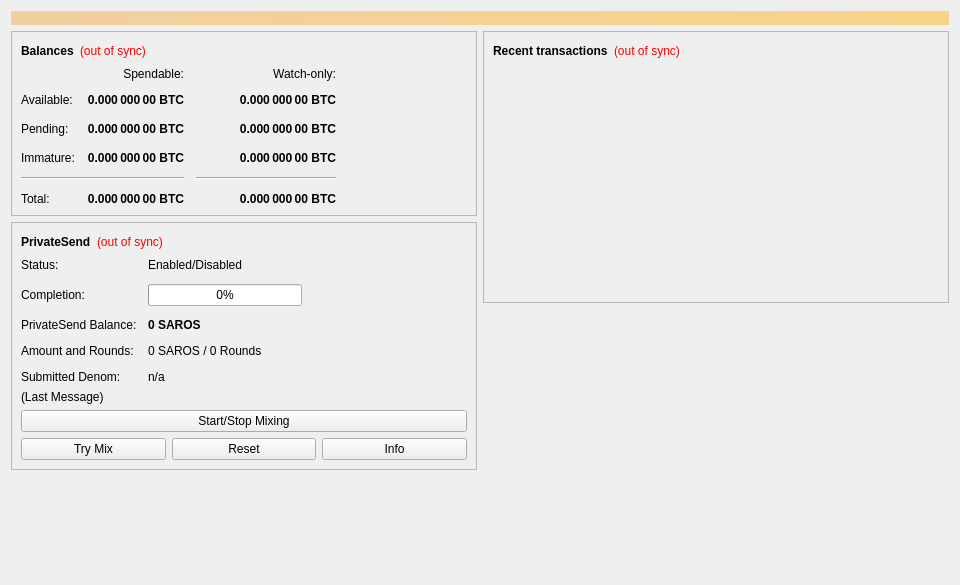
<?xml version="1.0" encoding="UTF-8"?>
<ui version="4.0">
 <class>OverviewPage</class>
 <widget class="QWidget" name="OverviewPage">
  <property name="geometry">
   <rect>
    <x>0</x>
    <y>0</y>
    <width>960</width>
    <height>585</height>
   </rect>
  </property>
  <property name="minimumSize">
   <size>
    <width>960</width>
    <height>0</height>
   </size>
  </property>
  <property name="windowTitle">
   <string>Form</string>
  </property>
  <layout class="QVBoxLayout" name="topLayout">
   <item>
    <widget class="QLabel" name="labelAlerts">
     <property name="visible">
      <bool>false</bool>
     </property>
     <property name="styleSheet">
      <string notr="true">QLabel { background-color: qlineargradient(x1: 0, y1: 0, x2: 1, y2: 0, stop:0 #F0D0A0, stop:1 #F8D488); color:#000000; }</string>
     </property>
     <property name="wordWrap">
      <bool>true</bool>
     </property>
     <property name="margin">
      <number>3</number>
     </property>
     <property name="textInteractionFlags">
      <set>Qt::TextSelectableByMouse</set>
     </property>
    </widget>
   </item>
   <item>
    <layout class="QHBoxLayout" name="horizontalLayout" stretch="1,1">
     <item>
      <layout class="QVBoxLayout" name="verticalLayout_2">
       <item>
        <widget class="QFrame" name="frame">
         <property name="frameShape">
          <enum>QFrame::StyledPanel</enum>
         </property>
         <property name="frameShadow">
          <enum>QFrame::Raised</enum>
         </property>
         <layout class="QVBoxLayout" name="verticalLayout_4">
          <item>
           <layout class="QHBoxLayout" name="horizontalLayout_4">
            <item>
             <widget class="QLabel" name="label_5">
              <property name="font">
               <font>
                <weight>75</weight>
                <bold>true</bold>
               </font>
              </property>
              <property name="text">
               <string>Balances</string>
              </property>
             </widget>
            </item>
            <item>
             <widget class="QLabel" name="labelWalletStatus">
              <property name="toolTip">
               <string>The displayed information may be out of date. Your wallet automatically synchronizes with the Saros network after a connection is established, but this process has not completed yet.</string>
              </property>
              <property name="styleSheet">
               <string notr="true">QLabel { color: red; }</string>
              </property>
              <property name="text">
               <string notr="true">(out of sync)</string>
              </property>
              <property name="alignment">
               <set>Qt::AlignLeading|Qt::AlignLeft|Qt::AlignVCenter</set>
              </property>
             </widget>
            </item>
            <item>
             <spacer name="horizontalSpacer_3">
              <property name="orientation">
               <enum>Qt::Horizontal</enum>
              </property>
              <property name="sizeHint" stdset="0">
               <size>
                <width>40</width>
                <height>20</height>
               </size>
              </property>
             </spacer>
            </item>
           </layout>
          </item>
          <item>
           <layout class="QGridLayout" name="gridLayout">
            <property name="spacing">
             <number>12</number>
            </property>
            <item row="2" column="2">
             <widget class="QLabel" name="labelWatchPending">
              <property name="font">
               <font>
                <weight>75</weight>
                <bold>true</bold>
               </font>
              </property>
              <property name="cursor">
               <cursorShape>IBeamCursor</cursorShape>
              </property>
              <property name="toolTip">
               <string>Unconfirmed transactions to watch-only addresses</string>
              </property>
              <property name="text">
               <string notr="true">0.000 000 00 BTC</string>
              </property>
              <property name="alignment">
               <set>Qt::AlignRight|Qt::AlignTrailing|Qt::AlignVCenter</set>
              </property>
              <property name="textInteractionFlags">
               <set>Qt::LinksAccessibleByMouse|Qt::TextSelectableByKeyboard|Qt::TextSelectableByMouse</set>
              </property>
             </widget>
            </item>
            <item row="2" column="1">
             <widget class="QLabel" name="labelUnconfirmed">
              <property name="font">
               <font>
                <weight>75</weight>
                <bold>true</bold>
               </font>
              </property>
              <property name="cursor">
               <cursorShape>IBeamCursor</cursorShape>
              </property>
              <property name="toolTip">
               <string>Total of transactions that have yet to be confirmed, and do not yet count toward the spendable balance</string>
              </property>
              <property name="text">
               <string notr="true">0.000 000 00 BTC</string>
              </property>
              <property name="alignment">
               <set>Qt::AlignRight|Qt::AlignTrailing|Qt::AlignVCenter</set>
              </property>
              <property name="textInteractionFlags">
               <set>Qt::LinksAccessibleByMouse|Qt::TextSelectableByKeyboard|Qt::TextSelectableByMouse</set>
              </property>
             </widget>
            </item>
            <item row="3" column="2">
             <widget class="QLabel" name="labelWatchImmature">
              <property name="font">
               <font>
                <weight>75</weight>
                <bold>true</bold>
               </font>
              </property>
              <property name="cursor">
               <cursorShape>IBeamCursor</cursorShape>
              </property>
              <property name="toolTip">
               <string>Mined balance in watch-only addresses that has not yet matured</string>
              </property>
              <property name="text">
               <string notr="true">0.000 000 00 BTC</string>
              </property>
              <property name="alignment">
               <set>Qt::AlignRight|Qt::AlignTrailing|Qt::AlignVCenter</set>
              </property>
              <property name="textInteractionFlags">
               <set>Qt::LinksAccessibleByMouse|Qt::TextSelectableByKeyboard|Qt::TextSelectableByMouse</set>
              </property>
             </widget>
            </item>
            <item row="4" column="0" colspan="2">
             <widget class="Line" name="lineSpendableBalance">
              <property name="orientation">
               <enum>Qt::Horizontal</enum>
              </property>
             </widget>
            </item>
            <item row="4" column="2">
             <widget class="Line" name="lineWatchBalance">
              <property name="sizePolicy">
               <sizepolicy hsizetype="Preferred" vsizetype="Fixed">
                <horstretch>0</horstretch>
                <verstretch>0</verstretch>
               </sizepolicy>
              </property>
              <property name="minimumSize">
               <size>
                <width>140</width>
                <height>0</height>
               </size>
              </property>
              <property name="orientation">
               <enum>Qt::Horizontal</enum>
              </property>
             </widget>
            </item>
            <item row="5" column="0">
             <widget class="QLabel" name="labelTotalText">
              <property name="text">
               <string>Total:</string>
              </property>
             </widget>
            </item>
            <item row="3" column="1">
             <widget class="QLabel" name="labelImmature">
              <property name="font">
               <font>
                <weight>75</weight>
                <bold>true</bold>
               </font>
              </property>
              <property name="cursor">
               <cursorShape>IBeamCursor</cursorShape>
              </property>
              <property name="toolTip">
               <string>Mined balance that has not yet matured</string>
              </property>
              <property name="text">
               <string notr="true">0.000 000 00 BTC</string>
              </property>
              <property name="alignment">
               <set>Qt::AlignRight|Qt::AlignTrailing|Qt::AlignVCenter</set>
              </property>
              <property name="textInteractionFlags">
               <set>Qt::LinksAccessibleByMouse|Qt::TextSelectableByKeyboard|Qt::TextSelectableByMouse</set>
              </property>
             </widget>
            </item>
            <item row="2" column="3">
             <spacer name="horizontalSpacer_2">
              <property name="orientation">
               <enum>Qt::Horizontal</enum>
              </property>
              <property name="sizeHint" stdset="0">
               <size>
                <width>40</width>
                <height>20</height>
               </size>
              </property>
             </spacer>
            </item>
            <item row="3" column="0">
             <widget class="QLabel" name="labelImmatureText">
              <property name="text">
               <string>Immature:</string>
              </property>
             </widget>
            </item>
            <item row="5" column="1">
             <widget class="QLabel" name="labelTotal">
              <property name="font">
               <font>
                <weight>75</weight>
                <bold>true</bold>
               </font>
              </property>
              <property name="cursor">
               <cursorShape>IBeamCursor</cursorShape>
              </property>
              <property name="toolTip">
               <string>Your current total balance</string>
              </property>
              <property name="text">
               <string notr="true">0.000 000 00 BTC</string>
              </property>
              <property name="alignment">
               <set>Qt::AlignRight|Qt::AlignTrailing|Qt::AlignVCenter</set>
              </property>
              <property name="textInteractionFlags">
               <set>Qt::LinksAccessibleByMouse|Qt::TextSelectableByKeyboard|Qt::TextSelectableByMouse</set>
              </property>
             </widget>
            </item>
            <item row="5" column="2">
             <widget class="QLabel" name="labelWatchTotal">
              <property name="font">
               <font>
                <weight>75</weight>
                <bold>true</bold>
               </font>
              </property>
              <property name="cursor">
               <cursorShape>IBeamCursor</cursorShape>
              </property>
              <property name="toolTip">
               <string>Current total balance in watch-only addresses</string>
              </property>
              <property name="text">
               <string notr="true">0.000 000 00 BTC</string>
              </property>
              <property name="alignment">
               <set>Qt::AlignRight|Qt::AlignTrailing|Qt::AlignVCenter</set>
              </property>
              <property name="textInteractionFlags">
               <set>Qt::LinksAccessibleByMouse|Qt::TextSelectableByKeyboard|Qt::TextSelectableByMouse</set>
              </property>
             </widget>
            </item>
            <item row="0" column="2">
             <widget class="QLabel" name="labelWatchonly">
              <property name="text">
               <string>Watch-only:</string>
              </property>
              <property name="alignment">
               <set>Qt::AlignRight|Qt::AlignTrailing|Qt::AlignVCenter</set>
              </property>
             </widget>
            </item>
            <item row="1" column="0">
             <widget class="QLabel" name="labelBalanceText">
              <property name="text">
               <string>Available:</string>
              </property>
             </widget>
            </item>
            <item row="1" column="1">
             <widget class="QLabel" name="labelBalance">
              <property name="font">
               <font>
                <weight>75</weight>
                <bold>true</bold>
               </font>
              </property>
              <property name="cursor">
               <cursorShape>IBeamCursor</cursorShape>
              </property>
              <property name="toolTip">
               <string>Your current spendable balance</string>
              </property>
              <property name="text">
               <string notr="true">0.000 000 00 BTC</string>
              </property>
              <property name="alignment">
               <set>Qt::AlignRight|Qt::AlignTrailing|Qt::AlignVCenter</set>
              </property>
              <property name="textInteractionFlags">
               <set>Qt::LinksAccessibleByMouse|Qt::TextSelectableByKeyboard|Qt::TextSelectableByMouse</set>
              </property>
             </widget>
            </item>
            <item row="1" column="2">
             <widget class="QLabel" name="labelWatchAvailable">
              <property name="font">
               <font>
                <weight>75</weight>
                <bold>true</bold>
               </font>
              </property>
              <property name="cursor">
               <cursorShape>IBeamCursor</cursorShape>
              </property>
              <property name="toolTip">
               <string>Your current balance in watch-only addresses</string>
              </property>
              <property name="text">
               <string notr="true">0.000 000 00 BTC</string>
              </property>
              <property name="alignment">
               <set>Qt::AlignRight|Qt::AlignTrailing|Qt::AlignVCenter</set>
              </property>
              <property name="textInteractionFlags">
               <set>Qt::LinksAccessibleByMouse|Qt::TextSelectableByKeyboard|Qt::TextSelectableByMouse</set>
              </property>
             </widget>
            </item>
            <item row="2" column="0">
             <widget class="QLabel" name="labelPendingText">
              <property name="text">
               <string>Pending:</string>
              </property>
             </widget>
            </item>
            <item row="0" column="1">
             <widget class="QLabel" name="labelSpendable">
              <property name="text">
               <string>Spendable:</string>
              </property>
              <property name="alignment">
               <set>Qt::AlignRight|Qt::AlignTrailing|Qt::AlignVCenter</set>
              </property>
             </widget>
            </item>
           </layout>
          </item>
         </layout>
        </widget>
       </item>
       <item>
        <widget class="QFrame" name="framePrivateSend">
         <property name="layoutDirection">
          <enum>Qt::LeftToRight</enum>
         </property>
         <property name="frameShape">
          <enum>QFrame::StyledPanel</enum>
         </property>
         <property name="frameShadow">
          <enum>QFrame::Raised</enum>
         </property>
         <layout class="QVBoxLayout" name="VerticalLayout_PS1">
          <item>
           <layout class="QHBoxLayout" name="horizontalLayout_5">
            <item>
             <widget class="QLabel" name="labelPrivateSendHeader">
              <property name="font">
               <font>
                <weight>75</weight>
                <bold>true</bold>
               </font>
              </property>
              <property name="text">
               <string>PrivateSend</string>
              </property>
             </widget>
            </item>
            <item>
             <widget class="QLabel" name="labelPrivateSendSyncStatus">
              <property name="toolTip">
               <string>The displayed information may be out of date. Your wallet automatically synchronizes with the Saros network after a connection is established, but this process has not completed yet.</string>
              </property>
              <property name="styleSheet">
               <string notr="true">QLabel { color: red; }</string>
              </property>
              <property name="text">
               <string notr="true">(out of sync)</string>
              </property>
              <property name="alignment">
               <set>Qt::AlignLeading|Qt::AlignLeft|Qt::AlignVCenter</set>
              </property>
             </widget>
            </item>
            <item>
             <spacer name="horizontalSpacer_4">
              <property name="orientation">
               <enum>Qt::Horizontal</enum>
              </property>
              <property name="sizeHint" stdset="0">
               <size>
                <width>40</width>
                <height>20</height>
               </size>
              </property>
             </spacer>
            </item>
           </layout>
          </item>
          <item>
           <layout class="QFormLayout" name="privateSendFormLayout">
            <property name="fieldGrowthPolicy">
             <enum>QFormLayout::AllNonFixedFieldsGrow</enum>
            </property>
            <property name="horizontalSpacing">
             <number>11</number>
            </property>
            <property name="verticalSpacing">
             <number>12</number>
            </property>
            <item row="0" column="0">
             <widget class="QLabel" name="labelPrivateSendEnabledText">
              <property name="text">
               <string>Status:</string>
              </property>
             </widget>
            </item>
            <item row="0" column="1">
             <widget class="QLabel" name="labelPrivateSendEnabled">
              <property name="text">
               <string>Enabled/Disabled</string>
              </property>
             </widget>
            </item>
            <item row="1" column="0">
             <widget class="QLabel" name="labelCompletitionText">
              <property name="text">
               <string>Completion:</string>
              </property>
             </widget>
            </item>
            <item row="1" column="1">
             <widget class="QProgressBar" name="privateSendProgress">
              <property name="maximumSize">
               <size>
                <width>154</width>
                <height>16777215</height>
               </size>
              </property>
              <property name="value">
               <number>0</number>
              </property>
             </widget>
            </item>
            <item row="2" column="0">
             <widget class="QLabel" name="labelAnonymizedText">
              <property name="text">
               <string>PrivateSend Balance:</string>
              </property>
             </widget>
            </item>
            <item row="2" column="1">
             <widget class="QLabel" name="labelAnonymized">
              <property name="font">
               <font>
                <weight>75</weight>
                <bold>true</bold>
               </font>
              </property>
              <property name="text">
               <string notr="true">0 SAROS</string>
              </property>
             </widget>
            </item>
            <item row="3" column="0">
             <widget class="QLabel" name="labelAmountAndRoundsText">
              <property name="text">
               <string>Amount and Rounds:</string>
              </property>
             </widget>
            </item>
            <item row="3" column="1">
             <widget class="QLabel" name="labelAmountRounds">
              <property name="text">
               <string>0 SAROS / 0 Rounds</string>
              </property>
             </widget>
            </item>
            <item row="4" column="0">
             <widget class="QLabel" name="labelSubmittedDenomText">
              <property name="text">
               <string>Submitted Denom:</string>
              </property>
             </widget>
            </item>
            <item row="4" column="1">
             <widget class="QLabel" name="labelSubmittedDenom">
              <property name="toolTip">
               <string>The denominations you submitted to the Masternode.&lt;br&gt;To mix, other users must submit the exact same denominations.</string>
              </property>
              <property name="text">
               <string>n/a</string>
              </property>
             </widget>
            </item>
           </layout>
          </item>
          <item>
           <layout class="QVBoxLayout" name="VerticalLayout_PS">
            <item>
             <widget class="QLabel" name="labelPrivateSendLastMessage">
              <property name="text">
               <string>(Last Message)</string>
              </property>
              <property name="alignment">
               <set>Qt::AlignLeading|Qt::AlignLeft|Qt::AlignTop</set>
              </property>
              <property name="wordWrap">
               <bool>true</bool>
              </property>
             </widget>
            </item>
            <item>
             <widget class="QPushButton" name="togglePrivateSend">
              <property name="sizePolicy">
               <sizepolicy hsizetype="MinimumExpanding" vsizetype="Fixed">
                <horstretch>0</horstretch>
                <verstretch>0</verstretch>
               </sizepolicy>
              </property>
              <property name="text">
               <string>Start/Stop Mixing</string>
              </property>
             </widget>
            </item>
            <item>
             <layout class="QHBoxLayout" name="horizontalLayout_debugbuttons">
              <item>
               <widget class="QPushButton" name="privateSendAuto">
                <property name="sizePolicy">
                 <sizepolicy hsizetype="MinimumExpanding" vsizetype="Fixed">
                  <horstretch>0</horstretch>
                  <verstretch>0</verstretch>
                 </sizepolicy>
                </property>
                <property name="toolTip">
                 <string>Try to manually submit a PrivateSend request.</string>
                </property>
                <property name="text">
                 <string>Try Mix</string>
                </property>
               </widget>
              </item>
              <item>
               <widget class="QPushButton" name="privateSendReset">
                <property name="sizePolicy">
                 <sizepolicy hsizetype="MinimumExpanding" vsizetype="Fixed">
                  <horstretch>0</horstretch>
                  <verstretch>0</verstretch>
                 </sizepolicy>
                </property>
                <property name="toolTip">
                 <string>Reset the current status of PrivateSend (can interrupt PrivateSend if it's in the process of Mixing, which can cost you money!)</string>
                </property>
                <property name="autoFillBackground">
                 <bool>false</bool>
                </property>
                <property name="text">
                 <string>Reset</string>
                </property>
               </widget>
              </item>
              <item>
               <widget class="QPushButton" name="privateSendInfo">
                <property name="sizePolicy">
                 <sizepolicy hsizetype="MinimumExpanding" vsizetype="Fixed">
                  <horstretch>0</horstretch>
                  <verstretch>0</verstretch>
                 </sizepolicy>
                </property>
                <property name="toolTip">
                 <string>Information about PrivateSend and Mixing</string>
                </property>
                <property name="text">
                 <string>Info</string>
                </property>
               </widget>
              </item>
             </layout>
            </item>
           </layout>
          </item>
         </layout>
        </widget>
       </item>
       <item>
        <spacer name="verticalSpacer">
         <property name="orientation">
          <enum>Qt::Vertical</enum>
         </property>
         <property name="sizeHint" stdset="0">
          <size>
           <width>20</width>
           <height>40</height>
          </size>
         </property>
        </spacer>
       </item>
      </layout>
     </item>
     <item>
      <layout class="QVBoxLayout" name="verticalLayout_3">
       <item>
        <widget class="QFrame" name="frame_2">
         <property name="frameShape">
          <enum>QFrame::StyledPanel</enum>
         </property>
         <property name="frameShadow">
          <enum>QFrame::Raised</enum>
         </property>
         <layout class="QVBoxLayout" name="verticalLayout">
          <item>
           <layout class="QHBoxLayout" name="horizontalLayout_2">
            <item>
             <widget class="QLabel" name="label_4">
              <property name="font">
               <font>
                <weight>75</weight>
                <bold>true</bold>
               </font>
              </property>
              <property name="text">
               <string>Recent transactions</string>
              </property>
             </widget>
            </item>
            <item>
             <widget class="QLabel" name="labelTransactionsStatus">
              <property name="toolTip">
               <string>The displayed information may be out of date. Your wallet automatically synchronizes with the Saros network after a connection is established, but this process has not completed yet.</string>
              </property>
              <property name="styleSheet">
               <string notr="true">QLabel { color: red; }</string>
              </property>
              <property name="text">
               <string notr="true">(out of sync)</string>
              </property>
              <property name="alignment">
               <set>Qt::AlignLeading|Qt::AlignLeft|Qt::AlignVCenter</set>
              </property>
             </widget>
            </item>
            <item>
             <spacer name="horizontalSpacer">
              <property name="orientation">
               <enum>Qt::Horizontal</enum>
              </property>
              <property name="sizeHint" stdset="0">
               <size>
                <width>40</width>
                <height>20</height>
               </size>
              </property>
             </spacer>
            </item>
           </layout>
          </item>
          <item>
           <widget class="QListView" name="listTransactions">
            <property name="styleSheet">
             <string notr="true">QListView { background: transparent; }</string>
            </property>
            <property name="frameShape">
             <enum>QFrame::NoFrame</enum>
            </property>
            <property name="verticalScrollBarPolicy">
             <enum>Qt::ScrollBarAlwaysOff</enum>
            </property>
            <property name="horizontalScrollBarPolicy">
             <enum>Qt::ScrollBarAlwaysOff</enum>
            </property>
            <property name="selectionMode">
             <enum>QAbstractItemView::NoSelection</enum>
            </property>
           </widget>
          </item>
         </layout>
        </widget>
       </item>
       <item>
        <spacer name="verticalSpacer_2">
         <property name="orientation">
          <enum>Qt::Vertical</enum>
         </property>
         <property name="sizeHint" stdset="0">
          <size>
           <width>20</width>
           <height>40</height>
          </size>
         </property>
        </spacer>
       </item>
      </layout>
     </item>
    </layout>
   </item>
  </layout>
 </widget>
 <resources/>
 <connections/>
</ui>
